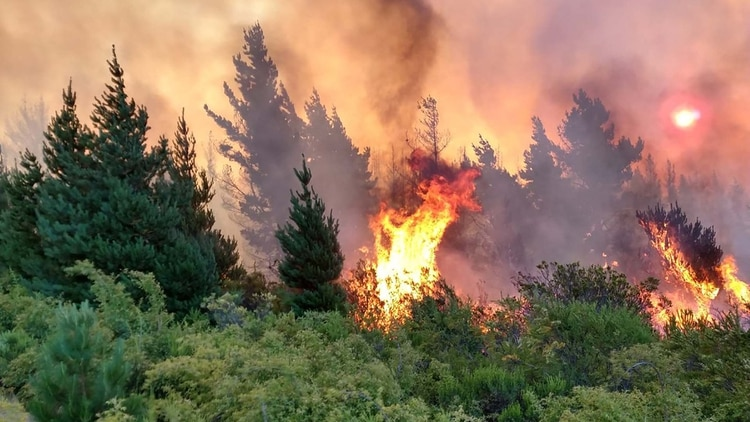
#> input picture FireForest.jpg, 750 x 422 px
$ python masking.py --imagen ../FireForest.jpg
#> lines starting #> are read from the running program, lines starting #| are printed output that depends on the picture; after the words box and inside, x2 and y2 are one past the last pixel; in counts of white or black regions, pixels touching at a corner belong together
'''
Herramienta Poderoza en Procesamiento de Imagenes
Using a mask allows us to focus only on the portions of
the image that interests us.

uses:
    computer xision system to recognize faces

EL punto de la mascaras es centrarnos en un punto de la imagen que
es de especial Interes
'''
import numpy as np
import argparse
import cv2

ap = argparse.ArgumentParser()
ap.add_argument("-i","--imagen", required=True,
        help="Imagen pasada por Path")
args = vars(ap.parse_args())

imagen = cv2.imread(args["imagen"])
#> imagen is the input picture: shape (422, 750, 3); mean B, G, R 91.2, 114.5, 137.7
cv2.imshow("Original",imagen)

# mismo alto y ancho de la imagen
mask = np.zeros(imagen.shape[:2], dtype="uint8")

# Se busca el centro de la imagen // integer division
(cx, cy) = (imagen.shape[1] // 2, imagen.shape[0] // 2)
#> cx = 375; cy = 211
# Se dibuja un rectangulo del tamaño de la mascara
cv2.rectangle(mask, (cx-75, cy-75), (cx+75 , cy+75), 255, -1)
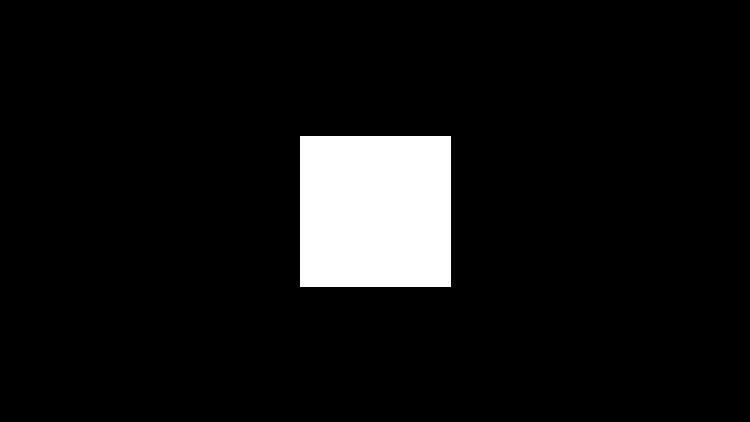
#> mask: shape (422, 750); 7.2% white; 1 white region, box (x1, y1, x2, y2) and area: (300, 136, 451, 287) 22801
cv2.imshow("Mascara",mask)

masked = cv2.bitwise_and(imagen, imagen, mask= mask)
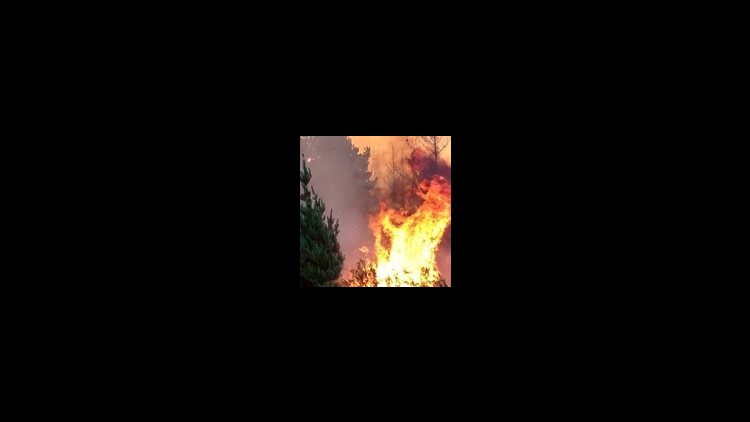
#> masked: shape (422, 750, 3); mean B, G, R 6.7, 8.8, 12
cv2.imshow("Mascara Aplicada", masked)


mask = np.zeros(imagen.shape[:2], dtype ="uint8")
cv2.circle(mask, (cx, cy), 100, 255, -1)
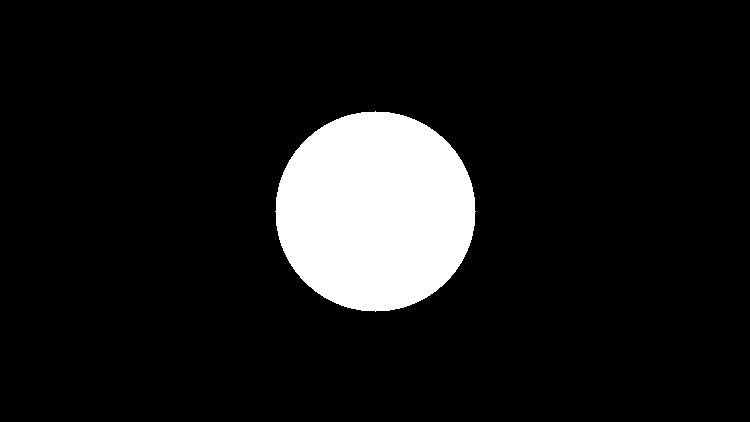
#> mask: shape (422, 750); 9.9% white; 1 white region, box (x1, y1, x2, y2) and area: (275, 111, 476, 312) 31417

masked = cv2.bitwise_and(imagen, imagen, mask = mask)
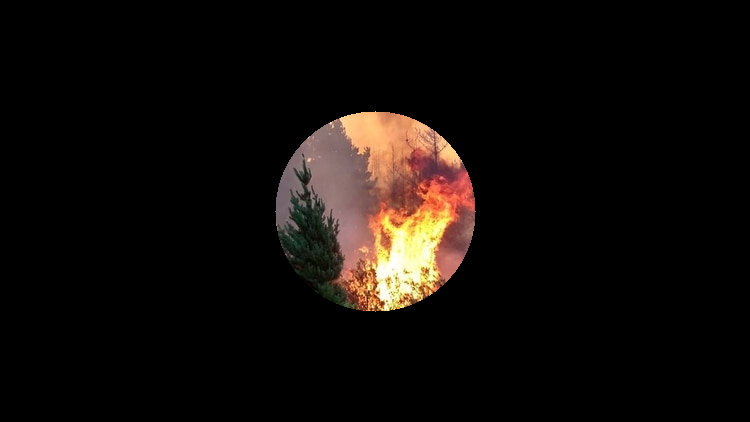
#> masked: shape (422, 750, 3); mean B, G, R 9.2, 12, 16.5
cv2.imshow("Mask", mask)
cv2.imshow("Mascara Aplicada Circulo", masked)


cv2.waitKey(0)
cv2.destroyAllWindows()
